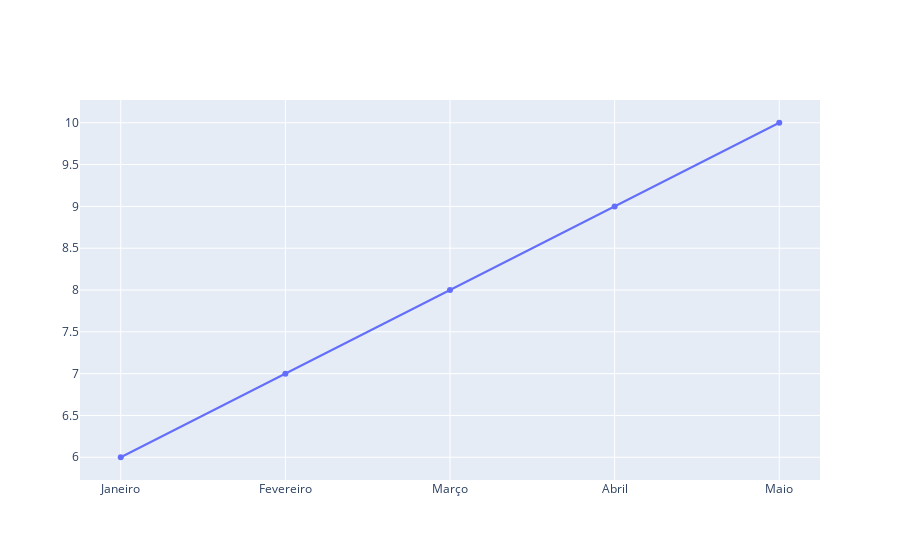

The notebook cell this image was saved under:
### Markdown cell above
###(e) Compare as características de potência elétrica em função do ângulo de carga para os regimes permanente e transitório.

#### Embasamento teórico:
>Primeiramente as potências elétricas serão expressas como:


*   Em regime transitório: $P'_e=\frac {Vt.E'_d}{X'_q}cos(\delta) + \frac {Vt.E'_q}{X'_d}sin(\delta) - \frac{V_t^2}{2}(\frac{1}{X'_d}-\frac{1}{X'_q})sin(2\delta)$
*   Em regime permanente: $P_e=\frac{V_t.E_a}{X'_q}sin(\delta)- \frac{V_t^2}{2}(\frac{1}{X_d}-\frac{1}{X_q})sin(2\delta)$


Do gráfico abaixo, tira-se algumas conclusões:

*  Ocorre um cruzamento entre as potências justamente no ponto onde a máquina está despachada, aproximadamente em $0,95pu$;

*  Como $X'_q > X'_d$, o pico para a potência do período transitório ocorre para valores maiores de $90º$, neste caso próximo de $120º$.;

*  Pode-se notar a disparidade entre os máximos valores de potência transitórias e permanente, enquanto o pico da primeira quase alcança os $5pu$, a segunda nao chega a $1,5pu$;

* Como conclusão, a capacidade de frenagem da máquina durante o período transitório é bem superior à do periodo permanente, tal fato contribui para o correto funcionamento da máquina síncrona na rede elétrica.

### Code cell
# Potência elétrica em regime transitório:
P1e = (vt*E1d/X1q)*math.cos(delta) + (vt*E1q/X1d)*math.sin(delta) - (vt**2/2)*((1/X1d)-(1/X1q))*math.sin(2*delta)

# Potência elétrica em regime permanente:
Pe = (vt*Ea/X1q)*math.sin(delta) - (vt**2/2)*((1/Xd)-(1/Xq))*math.sin(2*delta)

# Criando gráfico com as potências calculadas acima

### Figure 1 — Plotly figure (JSON) as saved in the notebook; plotly's stock layout.template omitted (floating-point values rounded to 4 significant figures)
{"data": [{"y": [6, 7, 8, 9, 10], "x": ["Janeiro", "Fevereiro", "Março", "Abril", "Maio"], "type": "scatter", "mode": "markers+lines", "name": "Marcadores e Linhas"}], "layout": {}}
